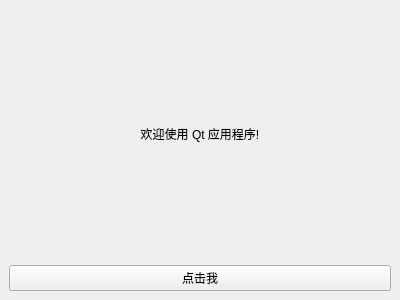
<?xml version="1.0" encoding="UTF-8"?>
<ui version="4.0">
 <class>MainWindow</class>
 <widget class="QMainWindow" name="MainWindow">
  <property name="geometry">
   <rect>
    <x>0</x>
    <y>0</y>
    <width>400</width>
    <height>300</height>
   </rect>
  </property>
  <property name="windowTitle">
   <string>Qt Application</string>
  </property>
  <widget class="QWidget" name="centralwidget">
   <layout class="QVBoxLayout" name="verticalLayout">
    <item>
     <widget class="QLabel" name="label">
      <property name="text">
       <string>欢迎使用 Qt 应用程序!</string>
      </property>
      <property name="alignment">
       <set>Qt::AlignCenter</set>
      </property>
     </widget>
    </item>
    <item>
     <widget class="QPushButton" name="pushButton">
      <property name="text">
       <string>点击我</string>
      </property>
     </widget>
    </item>
   </layout>
  </widget>
 </widget>
 <resources/>
 <connections/>
</ui>
